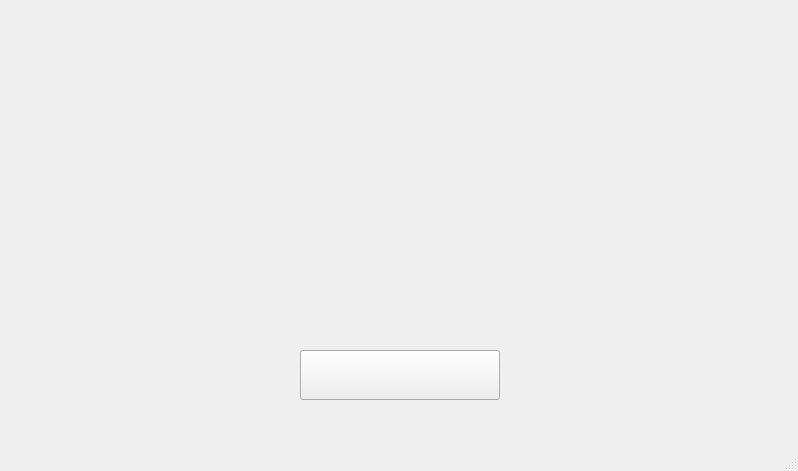
<?xml version="1.0" encoding="UTF-8"?>
<ui version="4.0">
 <class>MainWindow</class>
 <widget class="QMainWindow" name="MainWindow">
  <property name="geometry">
   <rect>
    <x>0</x>
    <y>0</y>
    <width>798</width>
    <height>471</height>
   </rect>
  </property>
  <property name="windowTitle">
   <string>Blackjack</string>
  </property>
  <widget class="QWidget" name="centralwidget">
   <widget class="QPushButton" name="btnJUGAR">
    <property name="geometry">
     <rect>
     <x>300</x>
     <y>350</y>
     <width>200</width>
     <height>50</height>
     </rect>
    </property>
   </widget>
  </widget>
  <widget class="QMenuBar" name="menubar">
   <property name="geometry">
    <rect>
     <x>0</x>
     <y>0</y>
     <width>889</width>
     <height>22</height>
    </rect>
   </property>
  </widget>
  <widget class="QStatusBar" name="statusbar"/>
 </widget>
 <resources/>
 <connections/>
</ui>
